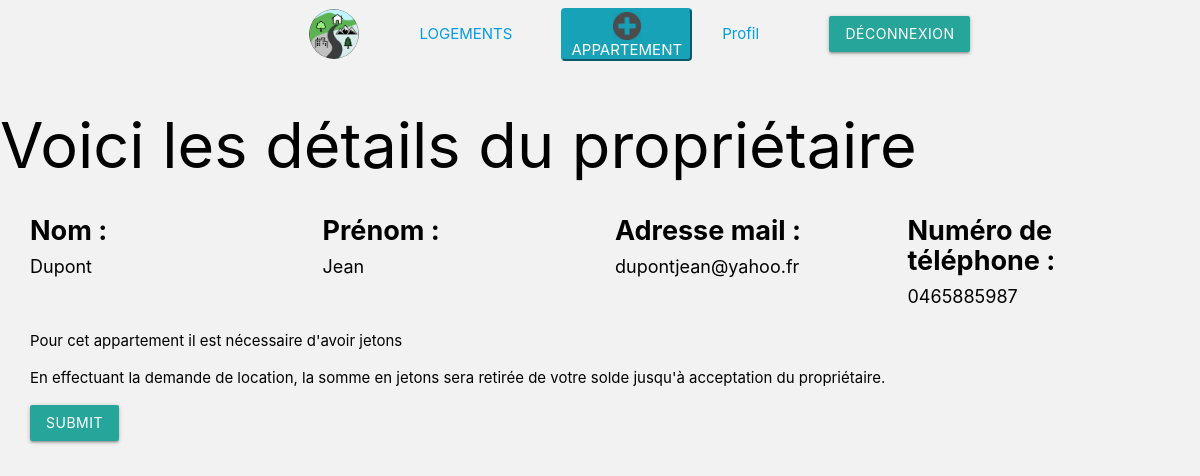
The app's page /controller/detailProprietaire.php?idUser=3, older data.
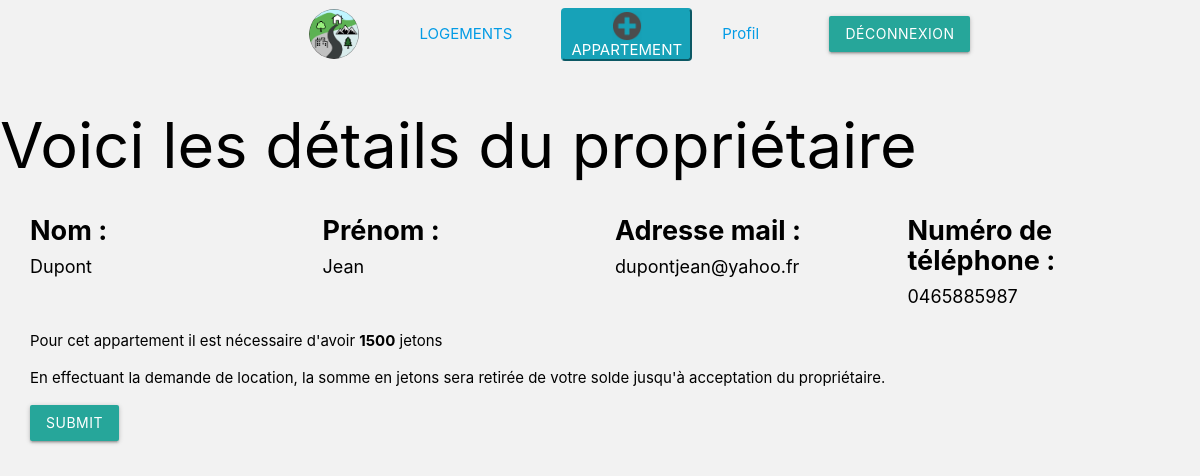
The same page, newer data.
### tables this page shows
CREATE TABLE IF NOT EXISTS `appartements` (
  `id_appartement` int(11) NOT NULL AUTO_INCREMENT,
  `prix` int(11) NOT NULL,
  `description` varchar(180) NOT NULL,
  `etat` varchar(180) NOT NULL,
  `nbPiece` int(11) NOT NULL,
  `surface` int(11) NOT NULL,
  `meuble` tinyint(1) NOT NULL,
  `ind_energie` varchar(180) NOT NULL,
  `dateCreation` varchar(180) NOT NULL,
  `dateExpiration` varchar(180) NOT NULL,
  `message` varchar(255) NOT NULL,
  `statut` tinyint(1) NOT NULL,
  `FK_USERS` int(11) NOT NULL,
  `FK_QUARTIERS` int(11) NOT NULL,
  `FK_VILLES` int(11) NOT NULL,
  PRIMARY KEY (`id_appartement`),
  KEY `APPARTEMENTS_USERS_FK` (`FK_USERS`),
  KEY `APPARTEMENTS_QUARTIERS0_FK` (`FK_QUARTIERS`),
  KEY `APPARTEMENTS_VILLES1_FK` (`FK_VILLES`)
);

### controller/detailProprietaire.php (called while the page is built, shortened)
<?php
require_once("../model/mainModel.php");
if (isset($_GET['idUser'])) {
    $lobjProprio = GetUser($_GET['idUser']);
    $lobjAppart = GetAppartByUser($_GET['idUser']);
}else{
    $lobjProprio = GetUser($_POST['idUser']);
    $lobjAppart = GetAppartByUser($lobjProprio->id);
    $lobjUserConnected = GetUser($_SESSION['id']);
}
require_once("../view/detailProprietaire.view.php"); ?>

### model/mainModel.php (called while the page is built, shortened)
<?php
function GetDataBase()
{
    $host = "localhost";
    $dbName = "lebonappart";
    $login = "root";
    $password = "";
    try {
        $bdd = new PDO('mysql:host=' . $host . ';dbname=' . $dbName . ';charset=utf8',
            $login, $password, array(PDO::ATTR_ERRMODE => PDO::ERRMODE_EXCEPTION));
    } catch (Exception $e) {
        $bdd = null;
        die('Erreur : ' . $e->getMessage());
    }
    return $bdd;
}
function GetUser($lIdUser)
{
    $lobjUser = null;
    $bdd = GetDataBase();
    if ($bdd) {
        $lstrQuery = "SELECT * FROM users WHERE id = :pid";
        $stmt = $bdd->prepare($lstrQuery);
        $stmt->bindParam(':pid', $lIdUser);
        $stmt->execute();
        $lobjUser = $stmt->fetch(PDO::FETCH_OBJ);
    }
    return $lobjUser;
}
function GetAppartByUser($idUser)
{
    $lobjAppart = null;
    $bdd = GetDataBase();
    if ($bdd) {
        $lstrQuery = "SELECT * FROM appartements where FK_USERS = :pId";
        $stmt = $bdd->prepare($lstrQuery);
        $stmt->bindParam(':pId', $idUser);
        $stmt->execute();
        $lobjAppart = $stmt->fetch(PDO::FETCH_OBJ);
    }
    return $lobjAppart;
}

### view/detailProprietaire.view.php (the view, shortened to what this page needs)
<?php
include("../helper/header.php");
include("../helper/navbar.php");
?>
<h1> Voici les détails du propriétaire</h1>
<div class="container-fluid">
    <div class="row" id="informationProprietaire">
        <div class="col-md-3">
            <h6>Nom : </h6>
            <span class="detailProprietaire"><?php echo($lobjProprio->nom); ?></span>
        </div>
        <div class="col-md-3">
            <h6>Prénom : </h6>
            <span><?php echo($lobjProprio->prenom); ?></span>
        </div>
        <div class="col-md-3">
            <h6> Adresse mail : </h6>
            <span><?php echo($lobjProprio->mail); ?></span>
        </div>
        <div class="col-md-3">
            <h6>Numéro de téléphone : </h6>
            <span><?php echo($lobjProprio->phone); ?></span>
        </div>
    </div>
</div>
<div class="container-fluid">
    <div class="row">
        <div class="col-md-12">
            <p> Pour cet appartement il est nécessaire d'avoir <span
                        class="font-weight-bold"><?php echo($lobjAppart->prix) ?></span> jetons</p>
            <p> En effectuant la demande de location, la somme en jetons sera retirée de votre solde jusqu'à acceptation
                du
                propriétaire.</p>
        </div>
        <form method="post" action="../controller/detailProprietaire.php"
              class="col-md-12">
            <label>
                <input type="submit" name="demande" class="btn submit waves-effect waves-light">
            </label>
        </form>
    </div>
</div>

Row changes from the older to the newer data that the page shows:
added appartements: prix "1500"
